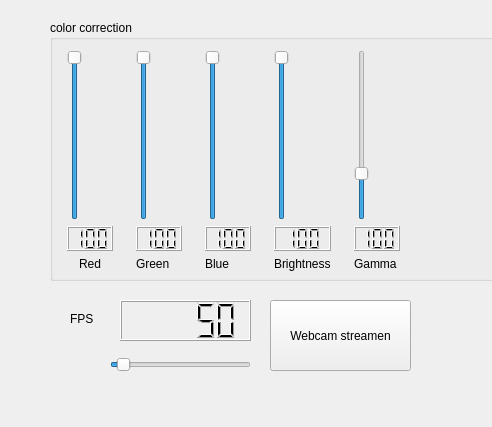
<?xml version="1.0" encoding="UTF-8"?>
<ui version="4.0">
 <class>Form</class>
 <widget class="QWidget" name="Form">
  <property name="geometry">
   <rect>
    <x>0</x>
    <y>0</y>
    <width>492</width>
    <height>427</height>
   </rect>
  </property>
  <property name="windowTitle">
   <string>Mate Light TV</string>
  </property>
  <widget class="QPushButton" name="pushButton_stream_webcam">
   <property name="geometry">
    <rect>
     <x>270</x>
     <y>300</y>
     <width>141</width>
     <height>71</height>
    </rect>
   </property>
   <property name="text">
    <string>Webcam streamen</string>
   </property>
  </widget>
  <widget class="QSlider" name="horizontalSlider_fps">
   <property name="geometry">
    <rect>
     <x>110</x>
     <y>350</y>
     <width>141</width>
     <height>29</height>
    </rect>
   </property>
   <property name="minimum">
    <number>1</number>
   </property>
   <property name="maximum">
    <number>1024</number>
   </property>
   <property name="value">
    <number>50</number>
   </property>
   <property name="sliderPosition">
    <number>50</number>
   </property>
   <property name="orientation">
    <enum>Qt::Horizontal</enum>
   </property>
  </widget>
  <widget class="QLabel" name="label_4">
   <property name="geometry">
    <rect>
     <x>70</x>
     <y>310</y>
     <width>31</width>
     <height>17</height>
    </rect>
   </property>
   <property name="text">
    <string>FPS</string>
   </property>
  </widget>
  <widget class="QLCDNumber" name="lcdNumber">
   <property name="geometry">
    <rect>
     <x>120</x>
     <y>300</y>
     <width>131</width>
     <height>41</height>
    </rect>
   </property>
   <property name="value" stdset="0">
    <double>50.000000000000000</double>
   </property>
   <property name="intValue" stdset="0">
    <number>50</number>
   </property>
  </widget>
  <widget class="QGroupBox" name="groupBox">
   <property name="geometry">
    <rect>
     <x>50</x>
     <y>20</y>
     <width>541</width>
     <height>261</height>
    </rect>
   </property>
   <property name="title">
    <string>color correction</string>
   </property>
   <property name="flat">
    <bool>false</bool>
   </property>
   <widget class="QWidget" name="gridLayoutWidget">
    <property name="geometry">
     <rect>
      <x>0</x>
      <y>30</y>
      <width>371</width>
      <height>221</height>
     </rect>
    </property>
    <layout class="QGridLayout" name="gridLayout">
     <item row="1" column="1">
      <widget class="QLCDNumber" name="lcdNumber_green">
       <property name="numDigits">
        <number>3</number>
       </property>
       <property name="value" stdset="0">
        <double>100.000000000000000</double>
       </property>
      </widget>
     </item>
     <item row="0" column="2">
      <widget class="QSlider" name="verticalSlider_blue">
       <property name="maximum">
        <number>100</number>
       </property>
       <property name="value">
        <number>100</number>
       </property>
       <property name="sliderPosition">
        <number>100</number>
       </property>
       <property name="orientation">
        <enum>Qt::Vertical</enum>
       </property>
      </widget>
     </item>
     <item row="0" column="1">
      <widget class="QSlider" name="verticalSlider_green">
       <property name="maximum">
        <number>100</number>
       </property>
       <property name="sliderPosition">
        <number>100</number>
       </property>
       <property name="orientation">
        <enum>Qt::Vertical</enum>
       </property>
      </widget>
     </item>
     <item row="0" column="0">
      <widget class="QSlider" name="verticalSlider_red">
       <property name="maximum">
        <number>100</number>
       </property>
       <property name="sliderPosition">
        <number>100</number>
       </property>
       <property name="orientation">
        <enum>Qt::Vertical</enum>
       </property>
      </widget>
     </item>
     <item row="2" column="1">
      <widget class="QLabel" name="label_2">
       <property name="text">
        <string>Green</string>
       </property>
      </widget>
     </item>
     <item row="2" column="0">
      <widget class="QLabel" name="label">
       <property name="text">
        <string>Red</string>
       </property>
       <property name="alignment">
        <set>Qt::AlignCenter</set>
       </property>
      </widget>
     </item>
     <item row="2" column="2">
      <widget class="QLabel" name="label_3">
       <property name="text">
        <string>Blue</string>
       </property>
      </widget>
     </item>
     <item row="1" column="0">
      <widget class="QLCDNumber" name="lcdNumber_red">
       <property name="minimumSize">
        <size>
         <width>0</width>
         <height>25</height>
        </size>
       </property>
       <property name="numDigits">
        <number>3</number>
       </property>
       <property name="value" stdset="0">
        <double>100.000000000000000</double>
       </property>
      </widget>
     </item>
     <item row="1" column="2">
      <widget class="QLCDNumber" name="lcdNumber_blue">
       <property name="numDigits">
        <number>3</number>
       </property>
       <property name="value" stdset="0">
        <double>100.000000000000000</double>
       </property>
      </widget>
     </item>
     <item row="0" column="3">
      <widget class="QSlider" name="verticalSlider_brightness">
       <property name="maximum">
        <number>100</number>
       </property>
       <property name="value">
        <number>100</number>
       </property>
       <property name="sliderPosition">
        <number>100</number>
       </property>
       <property name="orientation">
        <enum>Qt::Vertical</enum>
       </property>
      </widget>
     </item>
     <item row="1" column="3">
      <widget class="QLCDNumber" name="lcdNumber_brightness">
       <property name="numDigits">
        <number>3</number>
       </property>
       <property name="value" stdset="0">
        <double>100.000000000000000</double>
       </property>
       <property name="intValue" stdset="0">
        <number>100</number>
       </property>
      </widget>
     </item>
     <item row="2" column="3">
      <widget class="QLabel" name="label_6">
       <property name="text">
        <string>Brightness</string>
       </property>
      </widget>
     </item>
     <item row="0" column="4">
      <widget class="QSlider" name="verticalSlider_gamma">
       <property name="maximum">
        <number>400</number>
       </property>
       <property name="value">
        <number>100</number>
       </property>
       <property name="sliderPosition">
        <number>100</number>
       </property>
       <property name="orientation">
        <enum>Qt::Vertical</enum>
       </property>
      </widget>
     </item>
     <item row="1" column="4">
      <widget class="QLCDNumber" name="lcdNumber_gamma">
       <property name="numDigits">
        <number>3</number>
       </property>
       <property name="value" stdset="0">
        <double>100.000000000000000</double>
       </property>
       <property name="intValue" stdset="0">
        <number>100</number>
       </property>
      </widget>
     </item>
     <item row="2" column="4">
      <widget class="QLabel" name="label_5">
       <property name="text">
        <string>Gamma</string>
       </property>
      </widget>
     </item>
    </layout>
   </widget>
  </widget>
  <zorder>horizontalSlider_fps</zorder>
  <zorder>label_4</zorder>
  <zorder>lcdNumber</zorder>
  <zorder>groupBox</zorder>
  <zorder>pushButton_stream_webcam</zorder>
 </widget>
 <resources/>
 <connections>
  <connection>
   <sender>horizontalSlider_fps</sender>
   <signal>valueChanged(int)</signal>
   <receiver>lcdNumber</receiver>
   <slot>display(int)</slot>
   <hints>
    <hint type="sourcelabel">
     <x>340</x>
     <y>378</y>
    </hint>
    <hint type="destinationlabel">
     <x>350</x>
     <y>340</y>
    </hint>
   </hints>
  </connection>
  <connection>
   <sender>verticalSlider_red</sender>
   <signal>valueChanged(int)</signal>
   <receiver>lcdNumber_red</receiver>
   <slot>display(int)</slot>
   <hints>
    <hint type="sourcelabel">
     <x>652</x>
     <y>153</y>
    </hint>
    <hint type="destinationlabel">
     <x>660</x>
     <y>191</y>
    </hint>
   </hints>
  </connection>
  <connection>
   <sender>verticalSlider_green</sender>
   <signal>valueChanged(int)</signal>
   <receiver>lcdNumber_green</receiver>
   <slot>display(int)</slot>
   <hints>
    <hint type="sourcelabel">
     <x>711</x>
     <y>144</y>
    </hint>
    <hint type="destinationlabel">
     <x>722</x>
     <y>195</y>
    </hint>
   </hints>
  </connection>
  <connection>
   <sender>verticalSlider_blue</sender>
   <signal>valueChanged(int)</signal>
   <receiver>lcdNumber_blue</receiver>
   <slot>display(int)</slot>
   <hints>
    <hint type="sourcelabel">
     <x>774</x>
     <y>96</y>
    </hint>
    <hint type="destinationlabel">
     <x>787</x>
     <y>192</y>
    </hint>
   </hints>
  </connection>
  <connection>
   <sender>verticalSlider_gamma</sender>
   <signal>valueChanged(int)</signal>
   <receiver>lcdNumber_gamma</receiver>
   <slot>display(int)</slot>
   <hints>
    <hint type="sourcelabel">
     <x>883</x>
     <y>124</y>
    </hint>
    <hint type="destinationlabel">
     <x>898</x>
     <y>206</y>
    </hint>
   </hints>
  </connection>
  <connection>
   <sender>verticalSlider_brightness</sender>
   <signal>valueChanged(int)</signal>
   <receiver>lcdNumber_brightness</receiver>
   <slot>display(int)</slot>
   <hints>
    <hint type="sourcelabel">
     <x>952</x>
     <y>101</y>
    </hint>
    <hint type="destinationlabel">
     <x>962</x>
     <y>203</y>
    </hint>
   </hints>
  </connection>
 </connections>
</ui>
